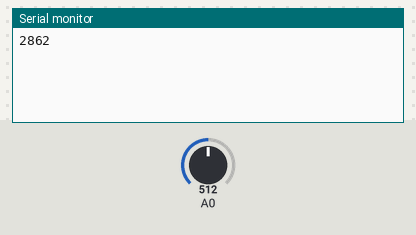
The sketch below on a simulated Arduino Uno, built with avr-gcc and run on an emulated ATmega328P. On the bench: the last lines printed to the serial monitor. The inputs (shaded band) are chosen by the test bench; at power-on: A0 = 512.

Above: at 1.2 s.
1.3 s: A0 set to 716
At 2.6 s:
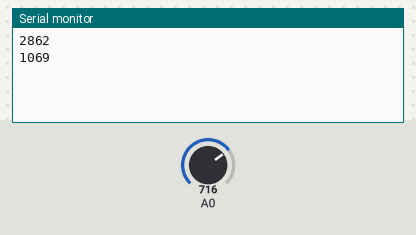
2.8 s: A0 set to 900
At 3.8 s:
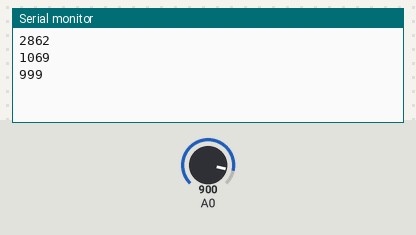
Timing chart, 0 to 5.8 s (numbered marks = the images above; inputs shaded):
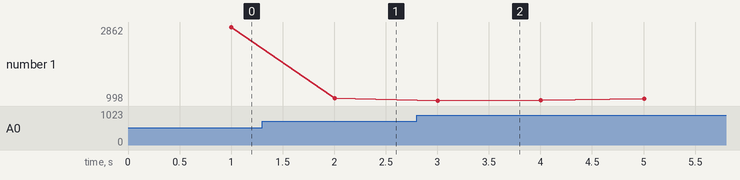

The sketch:

adc_benckmark.ino
```cpp
void setup() {
  Serial.begin(9600);
  pinMode(A0, INPUT);
}

int t_start = millis();
int adc_counter = 0;

void loop() {
  int adc = analogRead(A0);
  adc_counter += 1;
  int now = millis();
  if((now - t_start) > 1000){
    t_start = now;
    Serial.println(adc_counter);
    adc_counter = 0;
  }
}
```

Measured:
- after the input at 1.3 s, the serial monitor: prints a new line after 0.70 s (image 1)
- after the input at 2.8 s, the serial monitor: prints a new line after 0.20 s (image 2)
- plotted number 1: 2862 → 1069 after the input at 1.3 s
